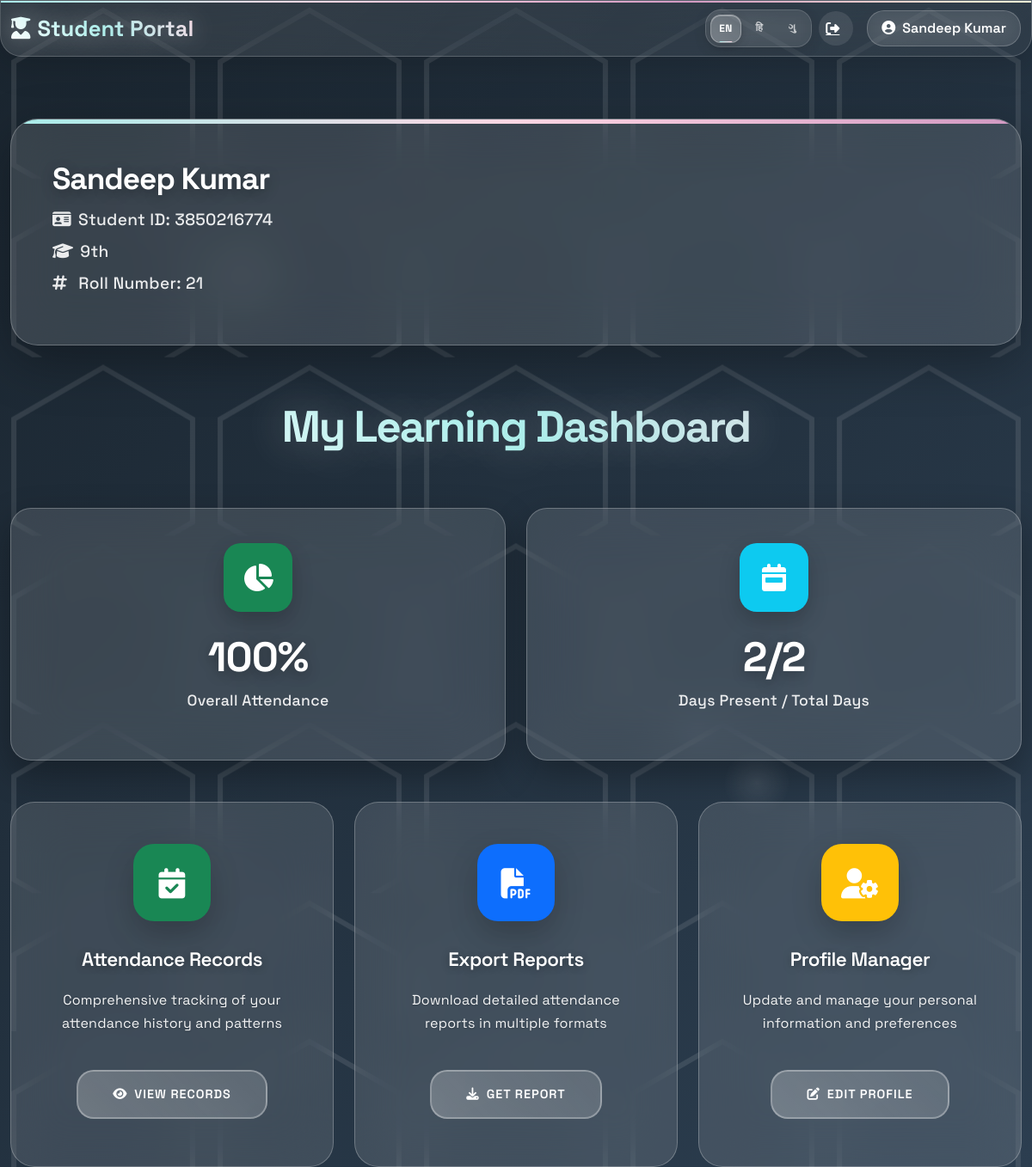
/student (signed in), run on the app's committed database.
### tables this page shows
CREATE TABLE Students (
            StudentID INTEGER PRIMARY KEY,
            Name TEXT NOT NULL,
            RollNumber INTEGER NOT NULL,
            DOB TEXT,
            Class TEXT NOT NULL,
            Gender TEXT NOT NULL,
            Phone INTEGER,
            Teacher TEXT NOT NULL,
            TeacherID INTEGER,
            Password TEXT NOT NULL, School TEXT,
            FOREIGN KEY (TeacherID) REFERENCES ClassTeachers(TeacherID)
        );

### app.py (the view)
@app.route('/student')
def student():
    if not session.get("logged_in") or session.get("role") != "student":
        return redirect(url_for("first"))
    user_id = session.get("user_id")
    conn = sqlite3.connect(db_path)
    cursor = conn.cursor()
    cursor.execute("SELECT Name, StudentID, Class, RollNumber FROM Students WHERE StudentID = ?", (user_id,))
    row = cursor.fetchone()
    conn.close()
    if row:
        student_data = {
            "name": row[0],
            "id": row[1],
            "class": row[2],
            "roll": row[3]
        }
    return render_template("student.html", student=student_data)

### app.py (called while the page is built)
def get_text(key, lang='en'):
    return translations.get(lang, {}).get(key, translations['en'].get(key, key))

@app.context_processor
def inject_language():
    lang = session.get('language', 'en')
    return dict(get_text=lambda key: get_text(key, lang), current_lang=lang)

### templates/student.html (shortened to what this page needs)
<!DOCTYPE html>
<html lang="en">
<head>
  <link href="https://cdn.jsdelivr.net/npm/bootstrap@5.3.3/dist/css/bootstrap.min.css" rel="stylesheet">
  <link href="https://cdnjs.cloudflare.com/ajax/libs/font-awesome/6.4.0/css/all.min.css" rel="stylesheet">
</head>
<body>
  <div class="orbs">
    <div class="orb"></div>
    <div class="orb"></div>
    <div class="orb"></div>
  </div>
  <nav class="navbar navbar-expand-lg fixed-top">
    <div class="container">
      <a class="navbar-brand" href="#">
        <i class="fas fa-user-graduate me-2"></i><span class="d-none d-sm-inline">Student Portal</span><span class="d-sm-none">Student</span>
      </a>
      <div class="collapse navbar-collapse" id="navbarNav">
        <div class="navbar-nav ms-auto d-flex align-items-lg-center">
          <div class="d-flex flex-column flex-lg-row align-items-start align-items-lg-center gap-3 gap-lg-2 mt-3 mt-lg-0">
            <div class="language-switcher">
              <a href="{{ url_for('set_language', lang='en') }}" class="lang-btn {% if current_lang == 'en' %}active{% endif %}">EN</a>
              <a href="{{ url_for('set_language', lang='hi') }}" class="lang-btn {% if current_lang == 'hi' %}active{% endif %}">हि</a>
              <a href="{{ url_for('set_language', lang='gu') }}" class="lang-btn {% if current_lang == 'gu' %}active{% endif %}">ગુ</a>
            </div>
            <div class="nav-icon">
              <a href="{{ url_for('logout') }}" class="text-white d-flex align-items-center">
                <i class="fas fa-sign-out-alt me-2"></i><span class="d-lg-none">Logout</span>
              </a>
            </div>
          </div>
          <span class="navbar-text text-white mt-3 mt-lg-0 ms-lg-3">
            <i class="fas fa-user-circle me-2"></i>{{ student.name }}
          </span>
        </div>
      </div>
    </div>
  </nav>
  <div class="container mt-5 pt-4">
    <div class="profile-section d-flex align-items-center">
      <div class="profile-info">
        <h3>{{ student.name }}</h3>
        <p><i class="fas fa-id-card me-2"></i>Student ID: {{ student.id }}</p>
        <p><i class="fas fa-graduation-cap me-2"></i>{{ student.class }}</p>
        <p><i class="fas fa-hashtag me-2"></i> Roll Number: {{ student.roll }}</p>
      </div>
    </div>
    <h1 class="hero-title">{{ get_text('my_learning_dashboard') }}</h1>
    <div class="row g-4 mb-5">
      <div class="col-lg-6">
        <div class="stats-card text-center">
          <div class="stats-icon bg-success mx-auto">
            <i class="fas fa-chart-pie"></i>
          </div>
          <h3 class="stats-number" id="attendance-percentage">Loading...</h3>
          <p class="stats-label">{{ get_text('overall_attendance') }}</p>
        </div>
      </div>
      <div class="col-lg-6">
        <div class="stats-card text-center">
          <div class="stats-icon bg-info mx-auto">
            <i class="fas fa-calendar-week"></i>
          </div>
          <h3 class="stats-number" id="present-ratio">Loading...</h3>
          <p class="stats-label">{{ get_text('days_present_total') }}</p>
        </div>
      </div>
    </div>
    <div class="row g-4">
      <div class="col-lg-4 col-md-6">
        <div class="feature-card">
          <div class="card-icon bg-success">
            <i class="fas fa-calendar-check"></i>
          </div>
          <h5 class="card-title">{{ get_text('attendance_records') }}</h5>
          <p class="card-text">{{ get_text('comprehensive_tracking') }}</p>
          <a href="{{ url_for('attendance_analysis', id=student.id) }}" class="btn-action">
            <i class="fas fa-eye me-2"></i>{{ get_text('view_records') }}
          </a>
        </div>
      </div>
      <div class="col-lg-4 col-md-6">
        <div class="feature-card">
          <div class="card-icon bg-primary">
            <i class="fas fa-file-pdf"></i>
          </div>
          <h5 class="card-title">{{ get_text('export_reports') }}</h5>
          <p class="card-text">{{ get_text('download_detailed_reports') }}</p>
          <a href="{{ url_for('download_report', id=student.id) }}" class="btn-action">
            <i class="fas fa-download me-2"></i>{{ get_text('get_report') }}
          </a>
        </div>
      </div>
      <div class="col-lg-4 col-md-6">
        <div class="feature-card">
          <div class="card-icon bg-warning">
            <i class="fas fa-user-cog"></i>
          </div>
          <h5 class="card-title">{{ get_text('profile_manager') }}</h5>
          <p class="card-text">{{ get_text('update_manage_info') }}</p>
          <a href="{{ url_for('profile') }}" class="btn-action">
            <i class="fas fa-edit me-2"></i>{{ get_text('edit_profile') }}
          </a>
        </div>
      </div>
    </div>
  </div>
</body>
</html>

### data on the page
Students: name "Sandeep Kumar", id "3850216774", class "9th"

### other printed values
{{ student.roll }} "21"
{{ get_text('my_learning_dashboard') }} "My Learning Dashboard"
{{ get_text('overall_attendance') }} "Overall Attendance"
{{ get_text('days_present_total') }} "Days Present / Total Days"
{{ get_text('attendance_records') }} "Attendance Records"
{{ get_text('comprehensive_tracking') }} "Comprehensive tracking of your attendance history and patterns"
{{ get_text('view_records') }} "VIEW RECORDS"
{{ get_text('export_reports') }} "Export Reports"
{{ get_text('download_detailed_reports') }} "Download detailed attendance reports in multiple formats"
{{ get_text('get_report') }} "GET REPORT"
{{ get_text('profile_manager') }} "Profile Manager"
{{ get_text('update_manage_info') }} "Update and manage your personal information and preferences"
{{ get_text('edit_profile') }} "EDIT PROFILE"
